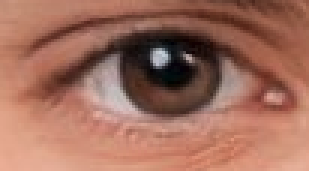
#> input picture aix/눈사진.png, 103 x 57 px, given in place of 얼굴사진.png, which was not available (shown 3 times larger)
$ python aix2.py
#> lines starting #> are read from the running program, lines starting #| are printed output that depends on the picture; after the words box and inside, x2 and y2 are one past the last pixel; in counts of white or black regions, pixels touching at a corner belong together; pictures that were not available may be replaced by others from this repository, and a replacement may not be noted
import cv2
import numpy as np
from matplotlib import pyplot as plt

face_img = cv2.imread("얼굴사진.png")
#> face_img is the input picture: shape (57, 103, 3); mean B, G, R 92.2, 108.7, 159.9
eye_img = cv2.imread("눈사진.png")
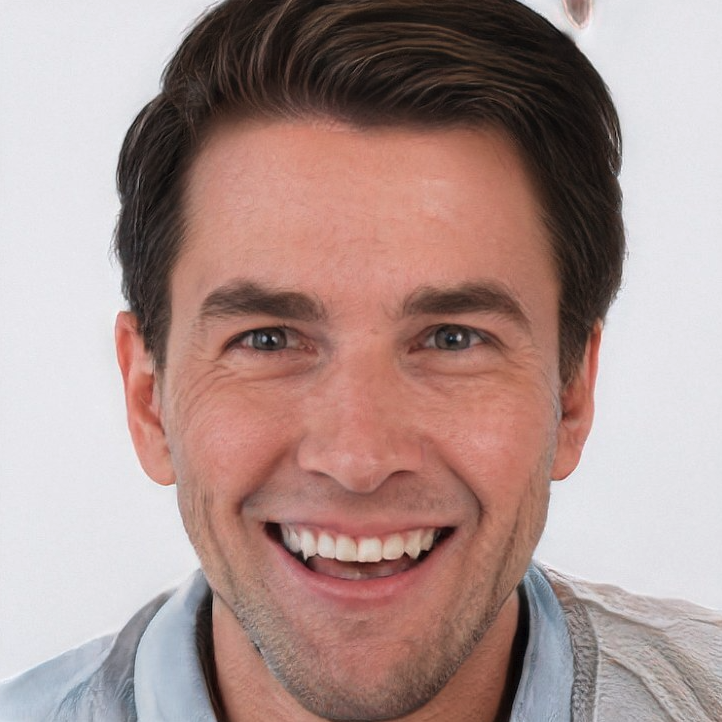
#> input picture aix/얼굴사진.png, 722 x 722 px, given in place of 눈사진.png, which was not available
#> eye_img is the input picture: shape (722, 722, 3); mean B, G, R 141.6, 145.7, 171.1

face_img = cv2.cvtColor(face_img, cv2.COLOR_BGR2RGB)
eye_img = cv2.cvtColor(eye_img, cv2.COLOR_BGR2RGB)

plt.imshow(face_img)
plt.show()
plt.imshow(eye_img)
plt.show()

face_gray = cv2.cvtColor(face_img, cv2.COLOR_BGR2GRAY)
eye_gray = cv2.cvtColor(eye_img, cv2.COLOR_BGR2GRAY)
eye_reverse = cv2.flip(eye_gray, 1)


find_left = cv2.matchTemplate(face_gray, eye_gray, cv2.TM_CCOEFF_NORMED)
min_val1, max_val1, min_loc1, max_loc1 = cv2.minMaxLoc(find_left)
#> min_val1 = -0.601; max_val1 = 0.654; min_loc1 = (215, 254); max_loc1 = (211, 318)
find_right = cv2.matchTemplate(face_gray, eye_reverse, cv2.TM_CCOEFF_NORMED)
min_val2, max_val2, min_loc2, max_loc2 = cv2.minMaxLoc(find_right)
#> min_val2 = -0.631; max_val2 = 0.614; min_loc2 = (216, 254); max_loc2 = (212, 315)

point_left = max_loc1
#> point_left = (211, 318)
point_right = max_loc2
#> point_right = (212, 315)


print("왼쪽 눈 위치: ", point_left)
#| 왼쪽 눈 위치:  (211, 318)
print("오른쪽 눈 위치: ", point_right)
#| 오른쪽 눈 위치:  (212, 315)
w, h = eye_gray.shape[::-1]
#> w = 722; h = 722

cv2.rectangle(face_img, point_left, (point_left[0] + w, point_left[1] + h), (0,0,255), 2)
cv2.rectangle(face_img, point_right, (point_right[0] + w, point_right[1] + h), (0,0,255), 2)
plt.imshow(face_img)
plt.show()

image_1 = cv2.imread('3.png')
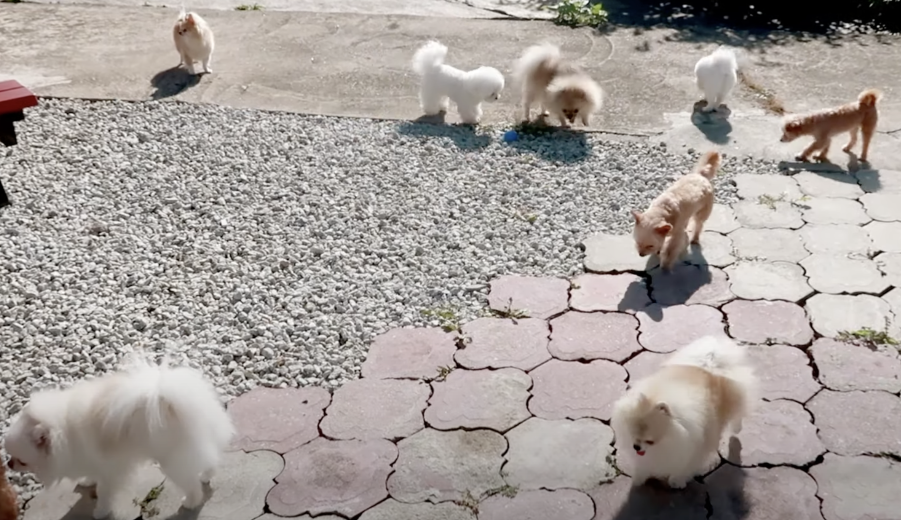
#> input picture aix/3.png, 1802 x 1040 px (shown at 1/2 size)
#> image_1 is the input picture: shape (1040, 1802, 3); mean B, G, R 155.3, 159.3, 166.2
image_2 = cv2.imread('4.png')
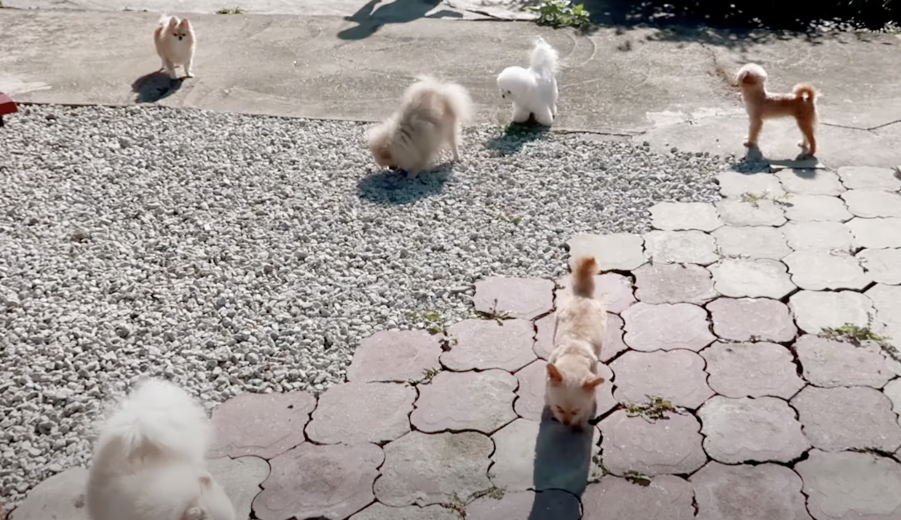
#> input picture aix/4.png, 1802 x 1040 px (shown at 1/2 size)
#> image_2 is the input picture: shape (1040, 1802, 3); mean B, G, R 156.4, 159.6, 166.8
image_1 = cv2.cvtColor(image_1, cv2.COLOR_BGR2RGB)
image_2 = cv2.cvtColor(image_2, cv2.COLOR_BGR2RGB)
gray_1 = cv2.cvtColor(image_1, cv2.COLOR_BGR2GRAY)
gray_2 = cv2.cvtColor(image_2, cv2.COLOR_BGR2GRAY)

orb = cv2.ORB_create()
kp1, des1 = orb.detectAndCompute(gray_1,None)
#> kp1 = 500 keypoints; strongest (x, y, size): (1602, 606, 111.1), (1436, 615, 92.6), (1280, 664, 44.6), (1445, 618, 64.3)
kp2, des2 = orb.detectAndCompute(gray_2,None)
#> kp2 = 500 keypoints; strongest (x, y, size): (1569, 602, 111.1), (1250, 664, 44.6), (1568, 603, 92.6), (1413, 612, 77.1)

bf = cv2.BFMatcher(cv2.NORM_HAMMING, crossCheck=True)
matches = bf.match(des1,des2)
#> matches = 283 matches

res = cv2.drawMatches(image_1, kp1, image_2, kp2, matches[:100],None,flags = cv2.DrawMatchesFlags_NOT_DRAW_SINGLE_POINTS)

plt.figure(figsize=(18,18))
plt.imshow(res)
plt.show()

img = cv2.imread('얼굴사진.png')
img = cv2.cvtColor(img, cv2.COLOR_BGR2RGB)
plt.imshow(img)
plt.show()

noise_img = img.copy()
noise_img = np.clip((img / 255 + np.random.normal(scale=0.1, size=img.shape)) * 255, 0, 255).astype('uint8')

filtered_img = cv2.GaussianBlur(noise_img, (5, 5), 0)

plt.figure(figsize=(12,12))
plt.subplot(1,3,1)
plt.title('original image')
plt.imshow(img)
plt.subplot(1,3,2)
plt.title('image with noise')
plt.imshow(noise_img)
plt.subplot(1,3,3)
plt.title('filtered image')
plt.imshow(filtered_img)
plt.show()

np.random.seed(42)
noise_img2 = img.copy()
N = 100000
x = np.random.randint(img.shape[0], size=N)
y = np.random.randint(img.shape[1], size=N)
noise_img2[x, y] = 0
#> noise_img2: shape (57, 103, 3); every value is 0

kernal_size = 7
filtered_img2 = cv2.medianBlur(noise_img2, kernal_size)

plt.figure(figsize=(12,12))
plt.subplot(1,3,1)
plt.title('original image')
plt.imshow(img)
plt.subplot(1,3,2)
plt.title('image with noise')
plt.imshow(noise_img2)
plt.subplot(1,3,3)
plt.title('filtered image')
plt.imshow(filtered_img2)
plt.show()

img = cv2.imread('얼굴사진.png')
img = cv2.cvtColor(img, cv2.COLOR_BGR2GRAY)

sobel_img = cv2.Sobel(img,-1,1,0)


plt.imshow(sobel_img, cmap='gray')
plt.show()


img = cv2.imread('feature_extracting.jpeg')
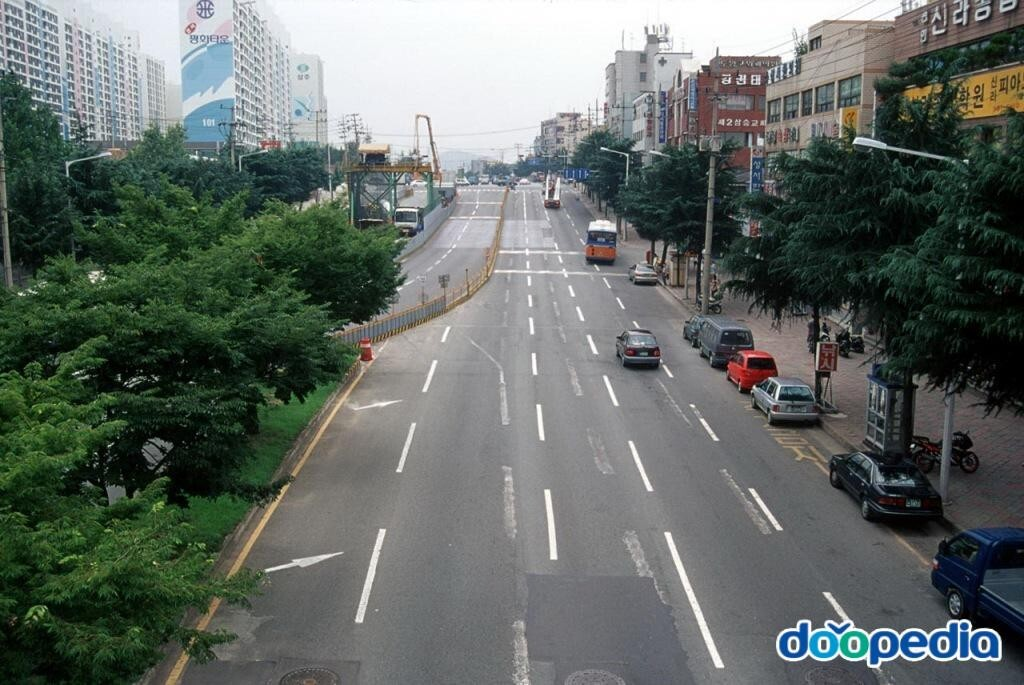
#> input picture aix/feature_extracting.jpeg, 1024 x 685 px
#> img is the input picture: shape (685, 1024, 3); mean B, G, R 101.2, 106.3, 98.9
gray_img = cv2.cvtColor(img, cv2.COLOR_BGR2GRAY)
gray_img = np.float32(gray_img)

dst = cv2.cornerHarris(gray_img, 2, 5, 0.15)
dst = cv2.dilate(dst,None)
img[dst>0.01*dst.max()]=[0,0,255]
#> img: shape (685, 1024, 3); 2.8% of pixels changed, all inside (x1, y1, x2, y2) = (0, 0, 1024, 683)

plt.imshow(img)
plt.show()

imgL = cv2.imread('DM_left_image.png', cv2.IMREAD_GRAYSCALE)
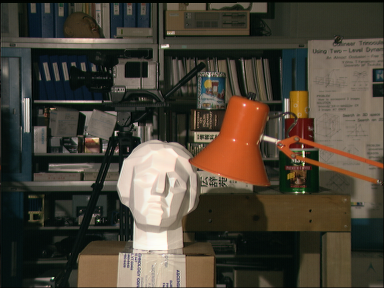
#> input picture aix/DM_left_image.png, 384 x 288 px
#> imgL: shape (288, 384); min 0, max 253, mean 67.8
imgR = cv2.imread('DM_right_image.png', cv2.IMREAD_GRAYSCALE)
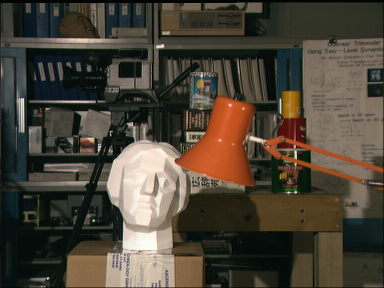
#> input picture aix/DM_right_image.png, 384 x 288 px
#> imgR: shape (288, 384); min 0, max 253, mean 68.2

stereo = cv2.StereoBM_create(numDisparities=16, blockSize=15)
disparity = stereo.compute(imgL,imgR)
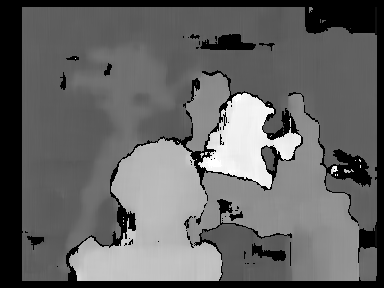
#> disparity: shape (288, 384) int16; min -16, max 240, mean 85; drawn with min black and max white
plt.imshow(disparity,'gray')
plt.show()
